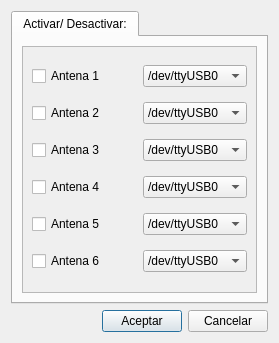
<?xml version="1.0" encoding="UTF-8"?>
<ui version="4.0">
 <class>Dialog</class>
 <widget class="QDialog" name="Dialog">
  <property name="geometry">
   <rect>
    <x>0</x>
    <y>0</y>
    <width>279</width>
    <height>343</height>
   </rect>
  </property>
  <property name="windowTitle">
   <string>SISTEMAS DE ANTENAS</string>
  </property>
  <layout class="QGridLayout" name="gridLayout_3">
   <item row="0" column="0" colspan="3">
    <widget class="QTabWidget" name="tabWidget">
     <property name="currentIndex">
      <number>0</number>
     </property>
     <widget class="QWidget" name="tab">
      <attribute name="title">
       <string>Activar/ Desactivar:</string>
      </attribute>
      <layout class="QGridLayout" name="gridLayout">
       <item row="0" column="0">
        <widget class="QScrollArea" name="scrollArea">
         <property name="widgetResizable">
          <bool>true</bool>
         </property>
         <widget class="QWidget" name="scrollAreaWidgetContents">
          <property name="geometry">
           <rect>
            <x>0</x>
            <y>0</y>
            <width>237</width>
            <height>237</height>
           </rect>
          </property>
          <layout class="QGridLayout" name="gridLayout_2">
           <item row="0" column="0">
            <widget class="QCheckBox" name="antenna1CheckBox">
             <property name="text">
              <string>Antena 1</string>
             </property>
            </widget>
           </item>
           <item row="0" column="1">
            <widget class="QComboBox" name="antenna1ComboBox">
             <item>
              <property name="text">
               <string>/dev/ttyUSB0</string>
              </property>
             </item>
             <item>
              <property name="text">
               <string>/dev/ttyUSB1</string>
              </property>
             </item>
             <item>
              <property name="text">
               <string>/dev/ttyUSB2</string>
              </property>
             </item>
             <item>
              <property name="text">
               <string>/dev/ttyUSB3</string>
              </property>
             </item>
             <item>
              <property name="text">
               <string>/dev/ttyUSB4</string>
              </property>
             </item>
             <item>
              <property name="text">
               <string>/dev/ttyUSB5</string>
              </property>
             </item>
             <item>
              <property name="text">
               <string>/dev/ttyS0</string>
              </property>
             </item>
             <item>
              <property name="text">
               <string>/dev/ttyS1</string>
              </property>
             </item>
             <item>
              <property name="text">
               <string>/dev/ttyS2</string>
              </property>
             </item>
             <item>
              <property name="text">
               <string>/dev/ttyS3</string>
              </property>
             </item>
             <item>
              <property name="text">
               <string>/dev/ttyS4</string>
              </property>
             </item>
             <item>
              <property name="text">
               <string>/dev/ttyS5</string>
              </property>
             </item>
            </widget>
           </item>
           <item row="1" column="0">
            <widget class="QCheckBox" name="antenna2CheckBox">
             <property name="text">
              <string>Antena 2</string>
             </property>
            </widget>
           </item>
           <item row="1" column="1">
            <widget class="QComboBox" name="antenna2ComboBox">
             <item>
              <property name="text">
               <string>/dev/ttyUSB0</string>
              </property>
             </item>
             <item>
              <property name="text">
               <string>/dev/ttyUSB1</string>
              </property>
             </item>
             <item>
              <property name="text">
               <string>/dev/ttyUSB2</string>
              </property>
             </item>
             <item>
              <property name="text">
               <string>/dev/ttyUSB3</string>
              </property>
             </item>
             <item>
              <property name="text">
               <string>/dev/ttyUSB4</string>
              </property>
             </item>
             <item>
              <property name="text">
               <string>/dev/ttyUSB5</string>
              </property>
             </item>
             <item>
              <property name="text">
               <string>/dev/ttyS0</string>
              </property>
             </item>
             <item>
              <property name="text">
               <string>/dev/ttyS1</string>
              </property>
             </item>
             <item>
              <property name="text">
               <string>/dev/ttyS2</string>
              </property>
             </item>
             <item>
              <property name="text">
               <string>/dev/ttyS3</string>
              </property>
             </item>
             <item>
              <property name="text">
               <string>/dev/ttyS4</string>
              </property>
             </item>
             <item>
              <property name="text">
               <string>/dev/ttyS5</string>
              </property>
             </item>
            </widget>
           </item>
           <item row="2" column="0">
            <widget class="QCheckBox" name="antenna3CheckBox">
             <property name="text">
              <string>Antena 3</string>
             </property>
            </widget>
           </item>
           <item row="2" column="1">
            <widget class="QComboBox" name="antenna3ComboBox">
             <item>
              <property name="text">
               <string>/dev/ttyUSB0</string>
              </property>
             </item>
             <item>
              <property name="text">
               <string>/dev/ttyUSB1</string>
              </property>
             </item>
             <item>
              <property name="text">
               <string>/dev/ttyUSB2</string>
              </property>
             </item>
             <item>
              <property name="text">
               <string>/dev/ttyUSB3</string>
              </property>
             </item>
             <item>
              <property name="text">
               <string>/dev/ttyUSB4</string>
              </property>
             </item>
             <item>
              <property name="text">
               <string>/dev/ttyUSB5</string>
              </property>
             </item>
             <item>
              <property name="text">
               <string>/dev/ttyS0</string>
              </property>
             </item>
             <item>
              <property name="text">
               <string>/dev/ttyS1</string>
              </property>
             </item>
             <item>
              <property name="text">
               <string>/dev/ttyS2</string>
              </property>
             </item>
             <item>
              <property name="text">
               <string>/dev/ttyS3</string>
              </property>
             </item>
             <item>
              <property name="text">
               <string>/dev/ttyS4</string>
              </property>
             </item>
             <item>
              <property name="text">
               <string>/dev/ttyS5</string>
              </property>
             </item>
            </widget>
           </item>
           <item row="3" column="0">
            <widget class="QCheckBox" name="antenna4CheckBox">
             <property name="text">
              <string>Antena 4</string>
             </property>
            </widget>
           </item>
           <item row="3" column="1">
            <widget class="QComboBox" name="antenna4ComboBox">
             <item>
              <property name="text">
               <string>/dev/ttyUSB0</string>
              </property>
             </item>
             <item>
              <property name="text">
               <string>/dev/ttyUSB1</string>
              </property>
             </item>
             <item>
              <property name="text">
               <string>/dev/ttyUSB2</string>
              </property>
             </item>
             <item>
              <property name="text">
               <string>/dev/ttyUSB3</string>
              </property>
             </item>
             <item>
              <property name="text">
               <string>/dev/ttyUSB4</string>
              </property>
             </item>
             <item>
              <property name="text">
               <string>/dev/ttyUSB5</string>
              </property>
             </item>
             <item>
              <property name="text">
               <string>/dev/ttyS0</string>
              </property>
             </item>
             <item>
              <property name="text">
               <string>/dev/ttyS1</string>
              </property>
             </item>
             <item>
              <property name="text">
               <string>/dev/ttyS2</string>
              </property>
             </item>
             <item>
              <property name="text">
               <string>/dev/ttyS3</string>
              </property>
             </item>
             <item>
              <property name="text">
               <string>/dev/ttyS4</string>
              </property>
             </item>
             <item>
              <property name="text">
               <string>/dev/ttyS5</string>
              </property>
             </item>
            </widget>
           </item>
           <item row="4" column="0">
            <widget class="QCheckBox" name="antenna5CheckBox">
             <property name="text">
              <string>Antena 5</string>
             </property>
            </widget>
           </item>
           <item row="4" column="1">
            <widget class="QComboBox" name="antenna5ComboBox">
             <item>
              <property name="text">
               <string>/dev/ttyUSB0</string>
              </property>
             </item>
             <item>
              <property name="text">
               <string>/dev/ttyUSB1</string>
              </property>
             </item>
             <item>
              <property name="text">
               <string>/dev/ttyUSB2</string>
              </property>
             </item>
             <item>
              <property name="text">
               <string>/dev/ttyUSB3</string>
              </property>
             </item>
             <item>
              <property name="text">
               <string>/dev/ttyUSB4</string>
              </property>
             </item>
             <item>
              <property name="text">
               <string>/dev/ttyUSB5</string>
              </property>
             </item>
             <item>
              <property name="text">
               <string>/dev/ttyS0</string>
              </property>
             </item>
             <item>
              <property name="text">
               <string>/dev/ttyS1</string>
              </property>
             </item>
             <item>
              <property name="text">
               <string>/dev/ttyS2</string>
              </property>
             </item>
             <item>
              <property name="text">
               <string>/dev/ttyS3</string>
              </property>
             </item>
             <item>
              <property name="text">
               <string>/dev/ttyS4</string>
              </property>
             </item>
             <item>
              <property name="text">
               <string>/dev/ttyS5</string>
              </property>
             </item>
            </widget>
           </item>
           <item row="5" column="0">
            <widget class="QCheckBox" name="antenna6CheckBox">
             <property name="text">
              <string>Antena 6</string>
             </property>
            </widget>
           </item>
           <item row="5" column="1">
            <widget class="QComboBox" name="antenna6ComboBox">
             <item>
              <property name="text">
               <string>/dev/ttyUSB0</string>
              </property>
             </item>
             <item>
              <property name="text">
               <string>/dev/ttyUSB1</string>
              </property>
             </item>
             <item>
              <property name="text">
               <string>/dev/ttyUSB2</string>
              </property>
             </item>
             <item>
              <property name="text">
               <string>/dev/ttyUSB3</string>
              </property>
             </item>
             <item>
              <property name="text">
               <string>/dev/ttyUSB4</string>
              </property>
             </item>
             <item>
              <property name="text">
               <string>/dev/ttyUSB5</string>
              </property>
             </item>
             <item>
              <property name="text">
               <string>/dev/ttyS0</string>
              </property>
             </item>
             <item>
              <property name="text">
               <string>/dev/ttyS1</string>
              </property>
             </item>
             <item>
              <property name="text">
               <string>/dev/ttyS2</string>
              </property>
             </item>
             <item>
              <property name="text">
               <string>/dev/ttyS3</string>
              </property>
             </item>
             <item>
              <property name="text">
               <string>/dev/ttyS4</string>
              </property>
             </item>
             <item>
              <property name="text">
               <string>/dev/ttyS5</string>
              </property>
             </item>
            </widget>
           </item>
          </layout>
         </widget>
        </widget>
       </item>
      </layout>
     </widget>
    </widget>
   </item>
   <item row="1" column="0">
    <spacer name="horizontalSpacer_4">
     <property name="orientation">
      <enum>Qt::Horizontal</enum>
     </property>
     <property name="sizeHint" stdset="0">
      <size>
       <width>76</width>
       <height>20</height>
      </size>
     </property>
    </spacer>
   </item>
   <item row="1" column="1">
    <widget class="QPushButton" name="acceptButton">
     <property name="text">
      <string>Aceptar</string>
     </property>
    </widget>
   </item>
   <item row="1" column="2">
    <widget class="QPushButton" name="cancelButton">
     <property name="text">
      <string>Cancelar</string>
     </property>
    </widget>
   </item>
  </layout>
 </widget>
 <resources/>
 <connections/>
</ui>
